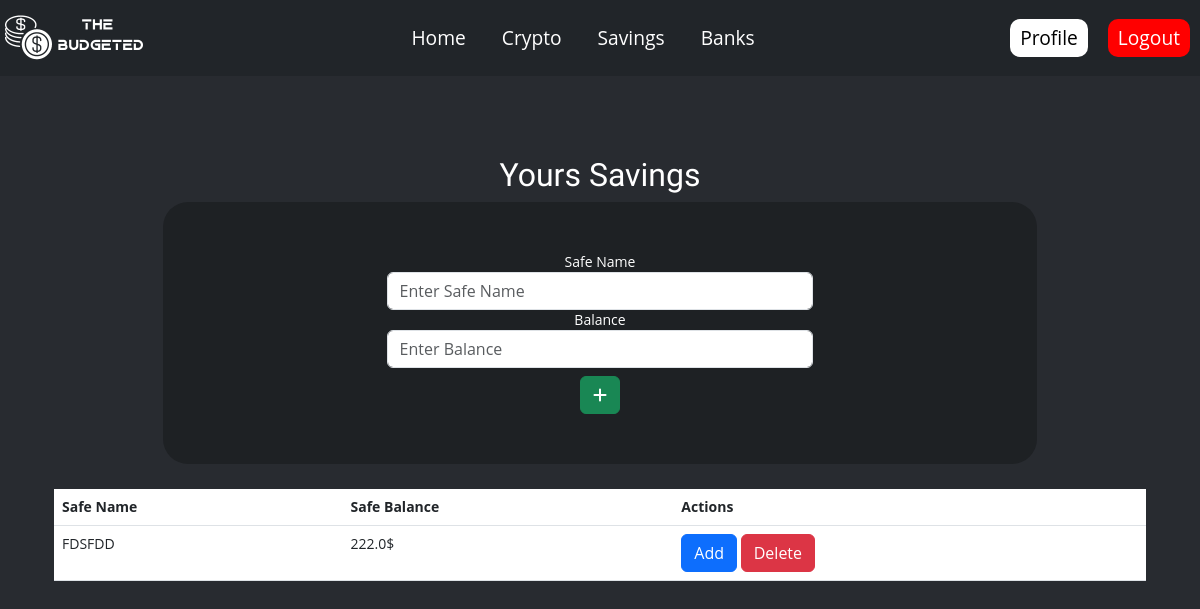
Page /addsafe (signed in) on the earlier database version.
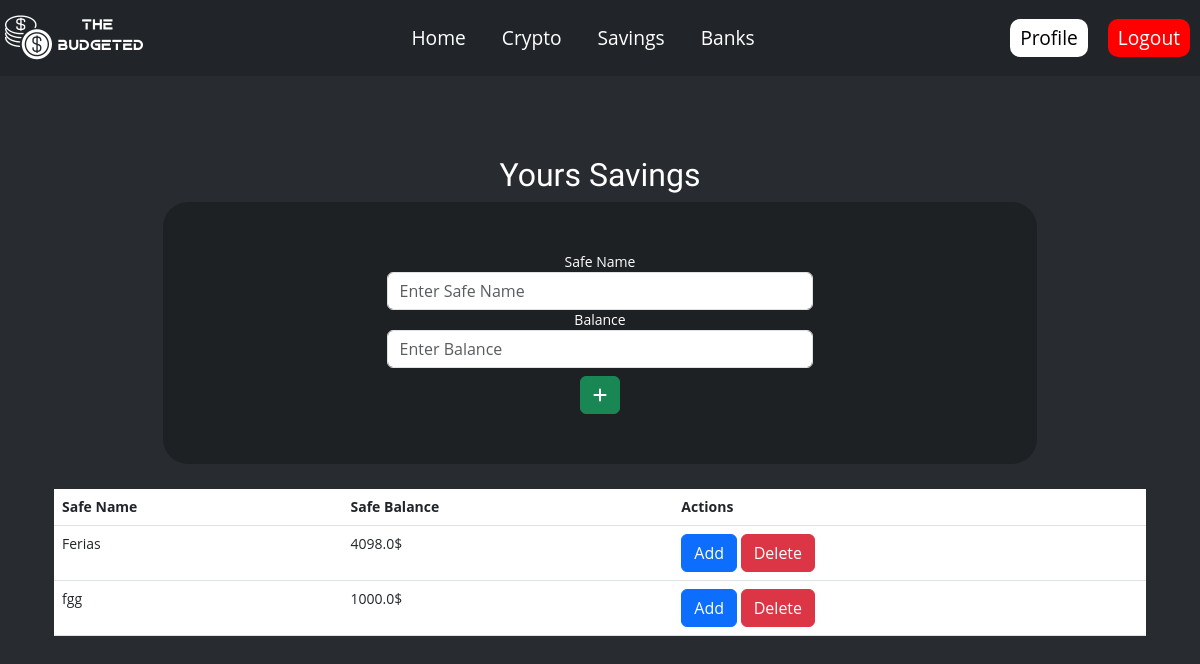
Same page on the later database version.
### website/models.py (models this page shows)
class Saving(db.Model):
    id = db.Column(db.Integer, primary_key=True)
    safename = db.Column(db.String(10000), nullable=False)
    balance = db.Column(db.Float, nullable=False)
    date = db.Column(db.DateTime(timezone=True), default=func.now())
    user_id = db.Column(db.Integer, db.ForeignKey('user.id'))
    user = db.relationship('User', back_populates='savings')

### website/views.py (the view, shortened to what this page needs)
@views.route('/addsafe', methods=['GET', 'POST'])
@login_required
def addsafe():
    return render_template("savings.html", user=current_user)

### website/__init__.py (called while the page is built)
def create_app():
    app = Flask(__name__)
    app.config['SECRET_KEY'] = 'devveeeeeeee'
    app.config['SQLALCHEMY_DATABASE_URI'] = f'sqlite:///{DB_NAME}'
    app.config['SESSION_COOKIE_SECURE'] = True
    app.config['SESSION_COOKIE_SAMESITE'] = 'None'
    db.init_app(app)
    from .views import views
    from .auth import auth
    app.register_blueprint(views, url_prefix='/')
    app.register_blueprint(auth, url_prefix='/')
    from .models import Main, User
    login_manager = LoginManager()
    login_manager.login_view = 'auth.login'
    login_manager.init_app(app)
    @login_manager.user_loader
    def load_user(id):
        return User.query.get(int(id))
    with app.app_context():
        db.create_all()
    return app

### website/templates/savings.html (shortened to what this page needs)
{% extends "base.html" %} {% block stylesheets %} {{ super() }}
<link
  rel="stylesheet"
  href="{{ url_for('static', filename='css/savings.css') }}"
/>
<link
  rel="stylesheet"
  href="https://cdn.jsdelivr.net/npm/bootstrap@5.3.0/dist/css/bootstrap.min.css"
/>
{% endblock %} {% block title %} Home {% endblock %} {% block content %}
<div class="container">
  <h2 class="text-center">Yours Savings</h2>
  <section class="add-safe-container">
    <div class="form-safe">
      <form action="/addsafe" method="POST" class="text-center">
        <div class="form-group">
          <label for="safeName">Safe Name</label>
          <input
            type="text"
            class="form-control"
            name="safeName"
            id="safeName"
            placeholder="Enter Safe Name"
          />
        </div>
        <div class="form-group">
          <label for="safeBalance">Balance</label>
          <input
            type="text"
            class="form-control"
            name="safeBalance"
            id="safeBalance"
            placeholder="Enter Balance"
          />
        </div>
        <button type="submit" class="btn btn-success mt-2">
          <i class="fa-solid fa-plus fa-beat" style="color: #ffffff"></i>
        </button>
      </form>
    </div>
  </section>
  <table class="table bg-white table-hover table-responsive">
    <thead>
      <tr>
        <th scope="col">Safe Name</th>
        <th scope="col">Safe Balance</th>
        <th scope="col">Actions</th>
      </tr>
    </thead>
    <tbody>
      {% for safe in user.savings %}
      <tr>
        <td>{{ safe.safename }}</td>
        <td>{{ safe.balance }}$</td>
        <td>
          <button
            type="button"
            class="btn btn-primary"
            data-bs-toggle="modal"
            data-bs-target="#add-safe-modal-{{ safe.id }}"
          >
            Add
          </button>
          <button class="btn btn-danger" onclick="deleteSafe({{ safe.id }})">
            Delete
          </button>
        </td>
      </tr>
      {% endfor %}
    </tbody>
  </table>
</div>
{% endblock %}

Differences in the rows shown:
removed Saving: safename "FDSFDD", balance "222.0"
added Saving: safename "Ferias", balance "4098.0"
added Saving: safename "fgg", balance "1000.0"
